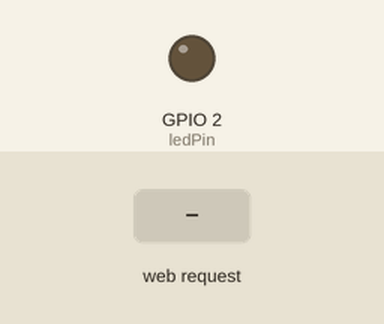
This sketch was run on a simulated ESP32. Shown: output pins drawn as LEDs (lit = HIGH). Inputs (shaded band) come from the test bench. What the sketch prints to the serial monitor is not drawn.

Above: at 1.2 s.
1.3 s: HTTP request GET /set?b=1 received
At 2.5 s:
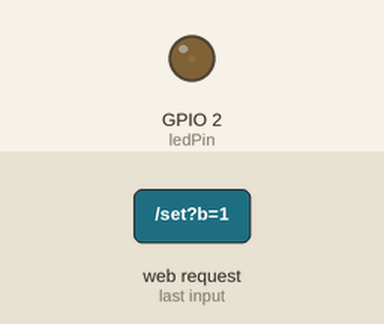
2.8 s: HTTP request GET /set?b=120 received
At 3.8 s:
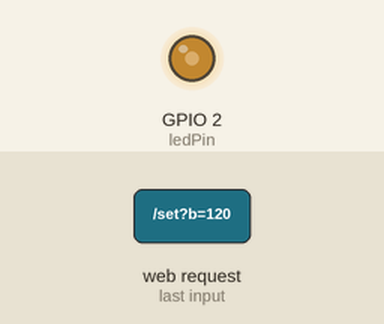
Timing chart, 0 to 5.8 s (numbered marks = the images above; inputs shaded):
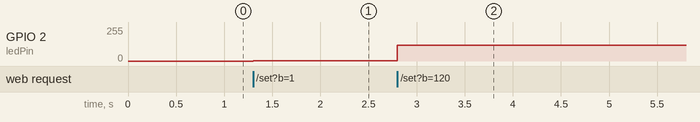

Measured:
- after the input at 1.3 s, GPIO 2 (ledPin): 0/255 → 1/255 at once
- after the input at 2.8 s, GPIO 2 (ledPin): 1/255 → 120/255 at once

The sketch:

ex07.ino
```cpp
#include <WiFi.h>
#include <WebServer.h>

const char apName[] = "ESP32-Light";
const char apPwd[] = "12345678";
const int ledPin = 2;
int ledBright = 0;
WebServer server(80);

String htmlPage = R"HTML(
<!DOCTYPE html>
<html>
<head>
<meta charset="UTF-8">
<title>LED无极调光</title>
</head>
<body style="text-align:center;margin-top:100px;">
<h2>LED无极调光</h2>
<input type="range" min="0" max="255" value="0" id="slider" style="width:80%;height:30px;">
<p>亮度数值：<span id="val">0</span></p>
<script>
let slider = document.getElementById("slider");
let showVal = document.getElementById("val");
slider.oninput = function(){
    let num = this.value;
    showVal.innerText = num;
    fetch("/set?b="+num);
}
</script>
</body>
</html>
)HTML";

void handleRoot(){
  server.send(200,"text/html; charset=utf-8",htmlPage);
}

void setBright(){
  if(server.hasArg("b")){
    ledBright = server.arg("b").toInt();
    ledBright = constrain(ledBright,0,255);
    analogWrite(ledPin,ledBright);
  }
  server.send(200,"text/plain; charset=utf-8","ok");
}

void setup(){
  pinMode(ledPin,OUTPUT);
  analogWrite(ledPin,0);
  Serial.begin(115200);
  WiFi.softAP(apName,apPwd);
  Serial.print("ESP32热点IP：");
  Serial.println(WiFi.softAPIP());
  server.on("/",handleRoot);
  server.on("/set",setBright);
  server.begin();
}

void loop(){
  server.handleClient();
}
```
